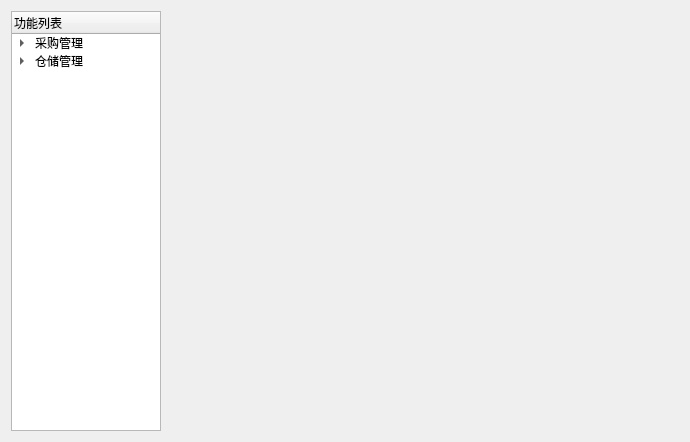
<?xml version="1.0" encoding="UTF-8"?>
<ui version="4.0">
 <class>Form</class>
 <widget class="QWidget" name="Form">
  <property name="geometry">
   <rect>
    <x>0</x>
    <y>0</y>
    <width>690</width>
    <height>442</height>
   </rect>
  </property>
  <property name="windowTitle">
   <string>经理 - 主页</string>
  </property>
  <layout class="QHBoxLayout" name="horizontalLayout">
   <item>
    <widget class="QTreeWidget" name="treeWidget">
     <property name="minimumSize">
      <size>
       <width>150</width>
       <height>0</height>
      </size>
     </property>
     <property name="maximumSize">
      <size>
       <width>150</width>
       <height>16777215</height>
      </size>
     </property>
     <column>
      <property name="text">
       <string>功能列表</string>
      </property>
     </column>
     <item>
      <property name="text">
       <string>采购管理</string>
      </property>
      <item>
       <property name="text">
        <string>添加采购单</string>
       </property>
      </item>
      <item>
       <property name="text">
        <string>删除采购单</string>
       </property>
      </item>
      <item>
       <property name="text">
        <string>修改采购单</string>
       </property>
      </item>
      <item>
       <property name="text">
        <string>查看采购单</string>
       </property>
      </item>
     </item>
     <item>
      <property name="text">
       <string>仓储管理</string>
      </property>
      <item>
       <property name="text">
        <string>查看库存</string>
       </property>
      </item>
     </item>
    </widget>
   </item>
   <item>
    <widget class="QStackedWidget" name="stackedWidget">
     <widget class="QWidget" name="page"/>
     <widget class="QWidget" name="page_2"/>
    </widget>
   </item>
  </layout>
 </widget>
 <resources/>
 <connections/>
</ui>
